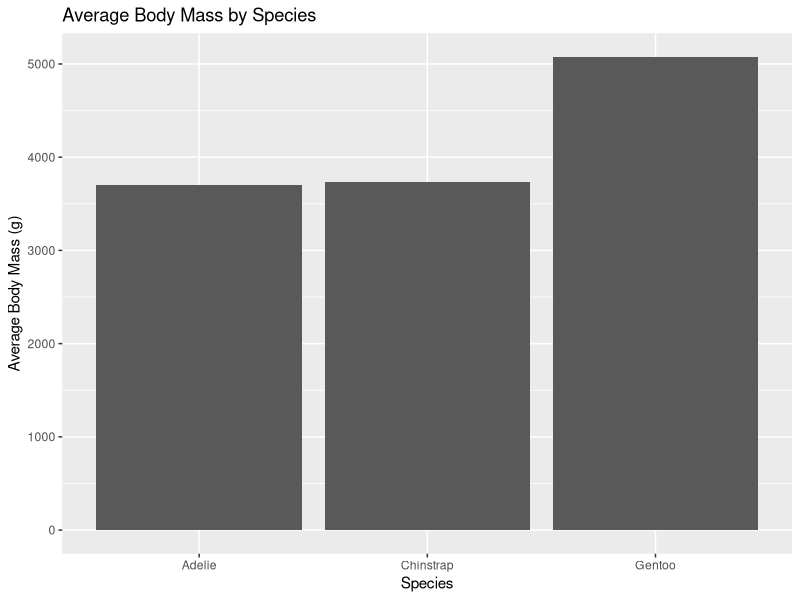
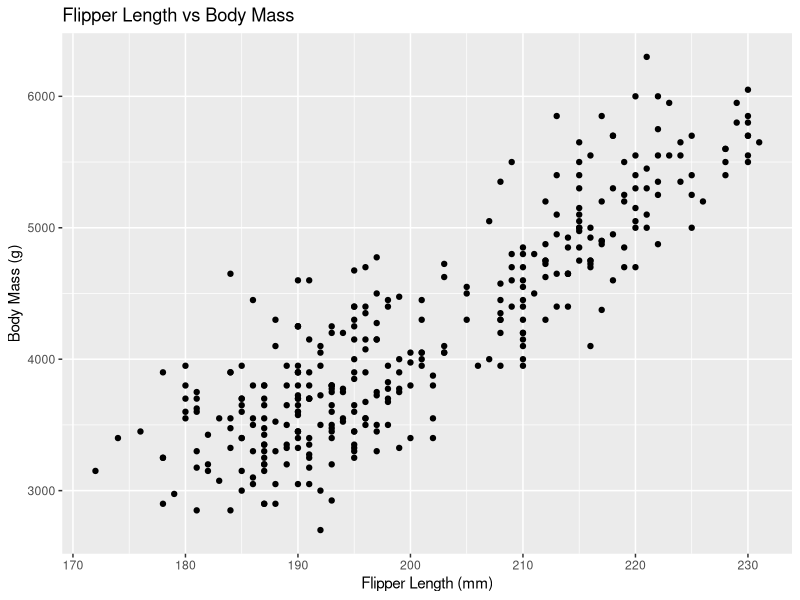

Write the R code that produced these figures, in order.
## ---- chunk 1
#| message: false
#| warning: false

library(palmerpenguins)
library(ggplot2)
library(dplyr)
## ---- chunk 2
penguins |> 
    head()
## ---- chunk 3
species_summary <- penguins |>
   dplyr :: group_by(species) |>
   dplyr :: summarise(
        avg_body_mass = mean(body_mass_g, na.rm = TRUE),
        avg_flipper_length = mean(flipper_length_mm, na.rm = TRUE)
    )

species_summary
## ---- chunk 4
#| label: fig-r-body-mass
#| fig-cap: "Average body mass of Palmer penguins by species."

ggplot(species_summary, aes(x = species, y = avg_body_mass)) +
    geom_col() +
    labs(
        x = "Species",
        y = "Average Body Mass (g)",
        title = "Average Body Mass by Species"
    )
## ---- chunk 5
#| label: fig-r-flipper-mass
#| fig-cap: "Relationship between flipper length and body mass in Palmer penguins."

ggplot(penguins, aes(x = flipper_length_mm, y = body_mass_g)) +
    geom_point() +
    labs(
        x = "Flipper Length (mm)",
        y = "Body Mass (g)",
        title = "Flipper Length vs Body Mass"
    )
